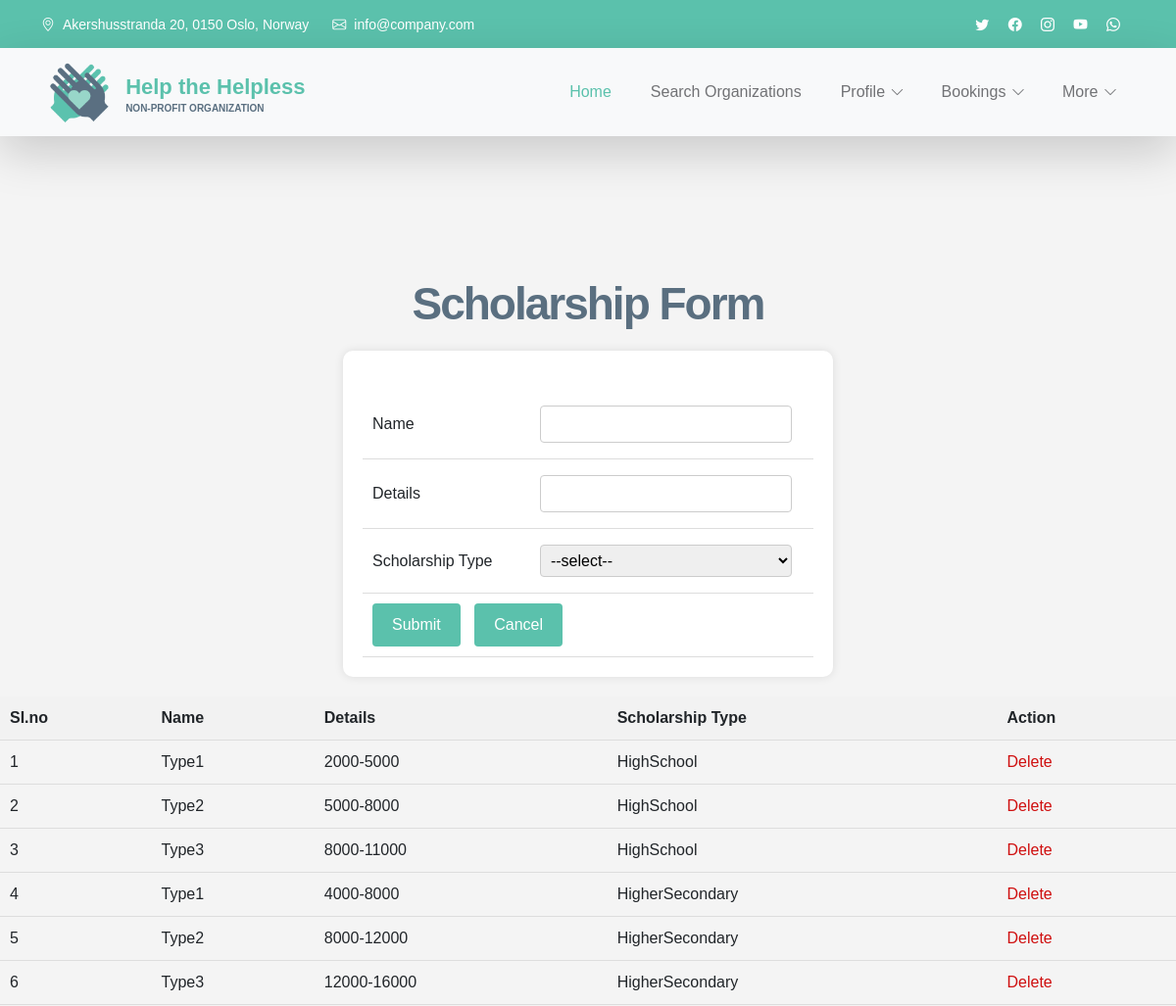
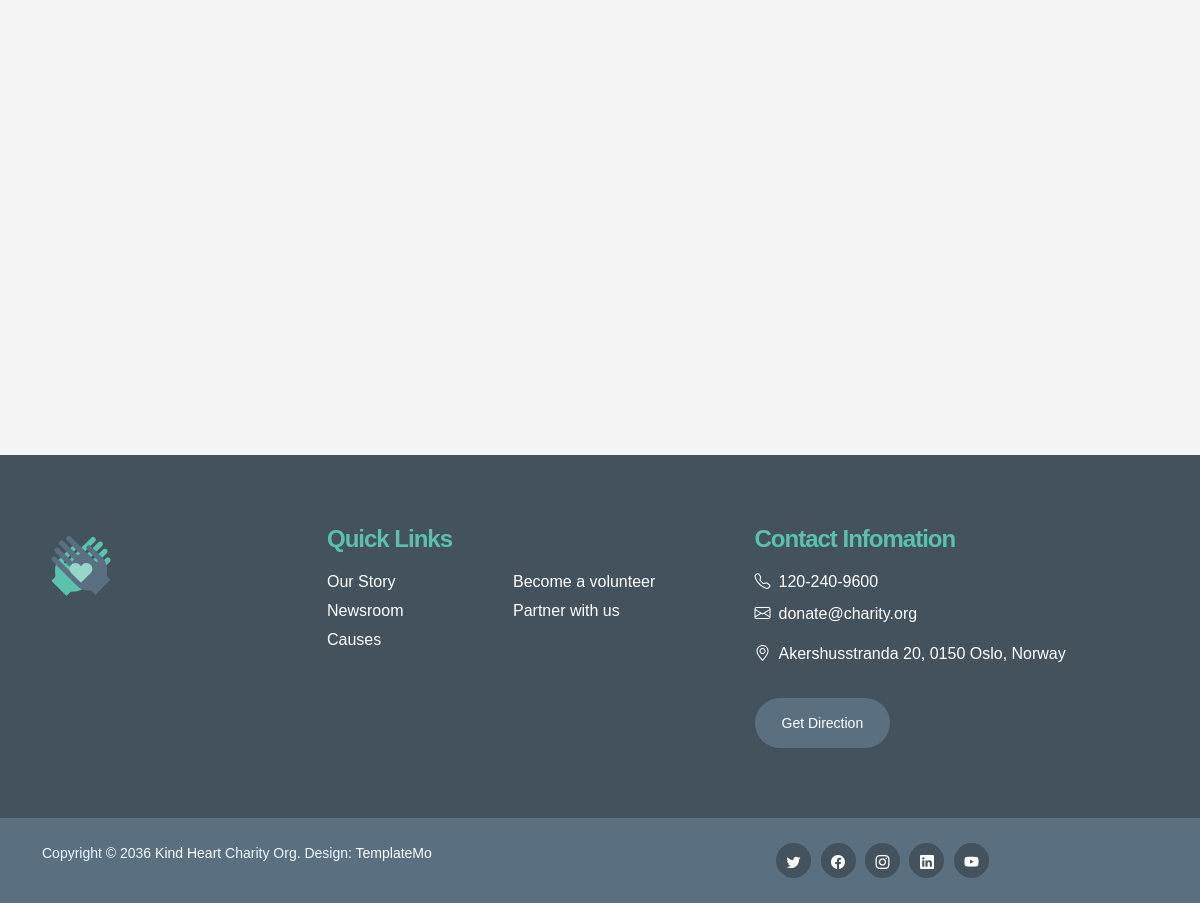
The app's page /Helpers/scholarship/ with its own data (2 pictures, top to bottom).
### Helpers/models.py (models this page shows)
class tbl_scholarshipname(models.Model):
    scholarship_name=models.CharField(max_length=50)
    scholarship_details=models.CharField(max_length=50)
    scholarship_type=models.ForeignKey(tbl_scholarshiptype,on_delete=models.CASCADE)

### Admin/models.py (models this page shows)
class tbl_scholarshiptype(models.Model):
    scholarship_type=models.CharField(max_length=50)

### Helpers/views.py (the view)
# urls.py: path('scholarship/',views.scholar,name="Scholarship"),
def scholar(request):
    disdata=tbl_scholarshipname.objects.all()
    misdata=tbl_scholarshiptype.objects.all()
    if request.method=="POST":
        mat = tbl_scholarshiptype.objects.get(id=request.POST.get("select_sch"))
        tbl_scholarshipname.objects.create(scholarship_name=request.POST.get("txt_name1"),scholarship_details=request.POST.get("txt_name2"),
        scholarship_type=mat)
        return render(request,"Helpers/Scholarship.html",{'disdata':disdata,'misdata':misdata})
    else:
        return render(request,"Helpers/Scholarship.html",{'disdata':disdata,'misdata':misdata})

### Helpers/Templates/Helpers/Scholarship.html (shortened to what this page needs)
{% extends 'Helpers/header.html' %}
{% load static %}
{% block content %}
<!DOCTYPE html>
<html lang="en">
<head>
</head>
<body>
    <h2>Scholarship Form</h2>
    <form action="" method="post">
        <table>
            <tr>
                <td>Name</td>
                <td><input type="text" name="txt_name1" id="" value="" required="" autocomplete="off"> </td>
            </tr>
            <tr>
                <td>Details</td>
                <td><input type="text" name="txt_name2" id="" value="" required="" autocomplete="off"> </td>
            </tr>
            <tr>
                <td>Scholarship Type</td>
                <td>
                    <select name="select_sch" id="" required="" autocomplete="off">
                        <option> --select--</option>
                    </select>
                </td>
            </tr>
            <tr>
                <td colspan="2" align="center">
                    <input type="submit" name="btn_save" id="" value="Submit">
                    <input type="reset" name="btn_cancel" id="" value="Cancel">
                </td>
            </tr>
        </table>
    </form>
    <table>
        <tr>
            <th>SI.no</th>
            <th>Name</th>
            <th>Details</th>
            <th>Scholarship Type</th>
            <th>Action</th>
        </tr>
        {% for i in disdata %}
        <tr>
            <td>{{ forloop.counter }}</td>
            <td>{{ i.scholarship_name }}</td>
            <td>{{ i.scholarship_details }}</td>
            <td>{{ i.scholarship_type.scholarship_type }}</td>
            <td><a href="#">Delete</a></td>
        </tr>
        {% endfor %}
    </table>
</body>
</html>
{% endblock content %}

### Guest/static/Main/css/templatemo-kind-heart-charity.css (style rules this page uses)
:root { --white-color: #ffffff; --primary-color: #5bc1ac; --secondary-color: #5a6f80; --section-bg-color: #f0f8ff; --site-footer-bg-color: #44525d; --custom-btn-bg-color: #597081; --custom-btn-bg-hover-color: #5bc1ac; --dark-color: #000000; --p-color: #717275; --border-color: #e9eaeb; --body-font-family: 'Metropolis', sans-serif; --h1-font-size: 52px; --h2-font-size: 46px; --h3-font-size: 32px; --h4-font-size: 28px; --h5-font-size: 24px; --h6-font-size: 22px; --p-font-size: 16px; --btn-font-size: 18px; --copyright-font-size: 14px; --border-radius-large: 100px; --border-radius-medium: 20px; --border-radius-small: 10px; --font-weight-light: 300; --font-weight-normal: 400; --font-weight-semibold: 600; --font-weight-bold: 700; }
body { background-color: var(--white-color); font-family: var(--body-font-family); }
h2, h3, h4, h5, h6 { color: var(--dark-color); }
h1, h2, h3, h4, h5, h6 { font-weight: var(--font-weight-semibold); letter-spacing: -1px; }
h2 { color: var(--secondary-color); font-size: var(--h2-font-size); letter-spacing: -2px; }
a, button { touch-action: manipulation; transition: all 0.3s; }
a { color: var(--p-color); text-decoration: none; }

### Helpers/Templates/Helpers/Scholarship.html (style rules this page uses)
body { font-family: Arial, sans-serif; background-color: #f4f4f4; margin: 0; padding: 0; }
form { background-color: #fff; padding: 20px; border-radius: 10px; box-shadow: 0 0 10px rgba(0, 0, 0, 0.1); margin: 20px auto; max-width: 500px; }
h2 { text-align: center; margin-bottom: 20px; }
table { width: 100%; border-collapse: collapse; margin-top: 20px; }
th, td { padding: 10px; text-align: left; border-bottom: 1px solid #ddd; }
th { background-color: #f2f2f2; }
input[type="text"], select { width: calc(100% - 12px); padding: 6px; margin: 6px 0; border: 1px solid #ccc; border-radius: 4px; box-sizing: border-box; }
input[type="submit"], input[type="reset"] { background-color: #5bc1ac; color: white; padding: 10px 20px; border: none; border-radius: 4px; cursor: pointer; margin-right: 10px; }
a { text-decoration: none; color: #cf0f0f; }

### records on screen
tbl_scholarshipname: scholarship_name "Type1", scholarship_details "2000-5000", scholarship_type.scholarship_type "HighSchool"
tbl_scholarshipname: scholarship_name "Type2", scholarship_details "5000-8000", scholarship_type.scholarship_type "HighSchool"
tbl_scholarshipname: scholarship_name "Type3", scholarship_details "8000-11000", scholarship_type.scholarship_type "HighSchool"
tbl_scholarshipname: scholarship_name "Type1", scholarship_details "4000-8000", scholarship_type.scholarship_type "HigherSecondary"
tbl_scholarshipname: scholarship_name "Type2", scholarship_details "8000-12000", scholarship_type.scholarship_type "HigherSecondary"
tbl_scholarshipname: scholarship_name "Type3", scholarship_details "12000-16000", scholarship_type.scholarship_type "HigherSecondary"
